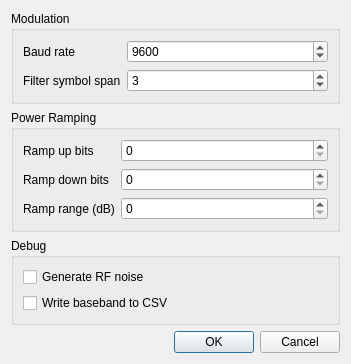
<?xml version="1.0" encoding="UTF-8"?>
<ui version="4.0">
 <class>AISModTXSettingsDialog</class>
 <widget class="QDialog" name="AISModTXSettingsDialog">
  <property name="geometry">
   <rect>
    <x>0</x>
    <y>0</y>
    <width>351</width>
    <height>321</height>
   </rect>
  </property>
  <property name="font">
   <font>
    <family>Liberation Sans</family>
    <pointsize>9</pointsize>
   </font>
  </property>
  <property name="windowTitle">
   <string>Packet TX Extra Settings</string>
  </property>
  <layout class="QVBoxLayout" name="verticalLayout">
   <item>
    <widget class="QGroupBox" name="baudGroup">
     <property name="title">
      <string>Modulation</string>
     </property>
     <layout class="QFormLayout" name="formLayout_8">
      <item row="0" column="0">
       <widget class="QLabel" name="baudLabel">
        <property name="text">
         <string>Baud rate</string>
        </property>
       </widget>
      </item>
      <item row="0" column="1">
       <widget class="QSpinBox" name="baud">
        <property name="toolTip">
         <string>Baud rate (symbols per second).</string>
        </property>
        <property name="maximum">
         <number>100000</number>
        </property>
        <property name="value">
         <number>9600</number>
        </property>
       </widget>
      </item>
      <item row="1" column="0">
       <widget class="QLabel" name="symbolSpanLabel">
        <property name="text">
         <string>Filter symbol span</string>
        </property>
       </widget>
      </item>
      <item row="1" column="1">
       <widget class="QSpinBox" name="symbolSpan">
        <property name="toolTip">
         <string>Number of symbols over which filter is applied</string>
        </property>
        <property name="minimum">
         <number>1</number>
        </property>
        <property name="maximum">
         <number>20</number>
        </property>
        <property name="value">
         <number>3</number>
        </property>
       </widget>
      </item>
     </layout>
    </widget>
   </item>
   <item>
    <widget class="QGroupBox" name="powerRampingGroup">
     <property name="title">
      <string>Power Ramping</string>
     </property>
     <layout class="QFormLayout" name="formLayout_6">
      <item row="0" column="0">
       <widget class="QLabel" name="rampUpLabel">
        <property name="text">
         <string>Ramp up bits</string>
        </property>
       </widget>
      </item>
      <item row="0" column="1">
       <widget class="QSpinBox" name="rampUp">
        <property name="toolTip">
         <string>Number of bits at start of frame during which output power is ramped up.</string>
        </property>
       </widget>
      </item>
      <item row="1" column="0">
       <widget class="QLabel" name="rampDownLabel">
        <property name="text">
         <string>Ramp down bits</string>
        </property>
       </widget>
      </item>
      <item row="1" column="1">
       <widget class="QSpinBox" name="rampDown">
        <property name="toolTip">
         <string>Number of bits at end of frame during which output power is ramped down.</string>
        </property>
       </widget>
      </item>
      <item row="2" column="0">
       <widget class="QLabel" name="rampRangeLabel">
        <property name="text">
         <string>Ramp range (dB)</string>
        </property>
       </widget>
      </item>
      <item row="2" column="1">
       <widget class="QSpinBox" name="rampRange">
        <property name="toolTip">
         <string>Range in dB over which power is ramped up or down. E.g. a value of 60 causes power to be ramped from -60dB to 0dB.</string>
        </property>
        <property name="maximum">
         <number>120</number>
        </property>
       </widget>
      </item>
     </layout>
    </widget>
   </item>
   <item>
    <widget class="QGroupBox" name="debugGroup">
     <property name="title">
      <string>Debug</string>
     </property>
     <layout class="QFormLayout" name="formLayout_3">
      <item row="0" column="0">
       <widget class="QCheckBox" name="rfNoise">
        <property name="toolTip">
         <string>Generate white noise as RF signal.</string>
        </property>
        <property name="text">
         <string>Generate RF noise</string>
        </property>
       </widget>
      </item>
      <item row="1" column="0">
       <widget class="QCheckBox" name="writeToFile">
        <property name="sizePolicy">
         <sizepolicy hsizetype="Minimum" vsizetype="Fixed">
          <horstretch>0</horstretch>
          <verstretch>0</verstretch>
         </sizepolicy>
        </property>
        <property name="toolTip">
         <string>Write baseband signal to a CSV file named aismod.csv</string>
        </property>
        <property name="text">
         <string>Write baseband to CSV</string>
        </property>
       </widget>
      </item>
     </layout>
    </widget>
   </item>
   <item>
    <widget class="QDialogButtonBox" name="buttonBox">
     <property name="orientation">
      <enum>Qt::Horizontal</enum>
     </property>
     <property name="standardButtons">
      <set>QDialogButtonBox::Cancel|QDialogButtonBox::Ok</set>
     </property>
    </widget>
   </item>
  </layout>
 </widget>
 <resources/>
 <connections>
  <connection>
   <sender>buttonBox</sender>
   <signal>accepted()</signal>
   <receiver>AISModTXSettingsDialog</receiver>
   <slot>accept()</slot>
   <hints>
    <hint type="sourcelabel">
     <x>248</x>
     <y>254</y>
    </hint>
    <hint type="destinationlabel">
     <x>157</x>
     <y>274</y>
    </hint>
   </hints>
  </connection>
  <connection>
   <sender>buttonBox</sender>
   <signal>rejected()</signal>
   <receiver>AISModTXSettingsDialog</receiver>
   <slot>reject()</slot>
   <hints>
    <hint type="sourcelabel">
     <x>316</x>
     <y>260</y>
    </hint>
    <hint type="destinationlabel">
     <x>286</x>
     <y>274</y>
    </hint>
   </hints>
  </connection>
 </connections>
</ui>
